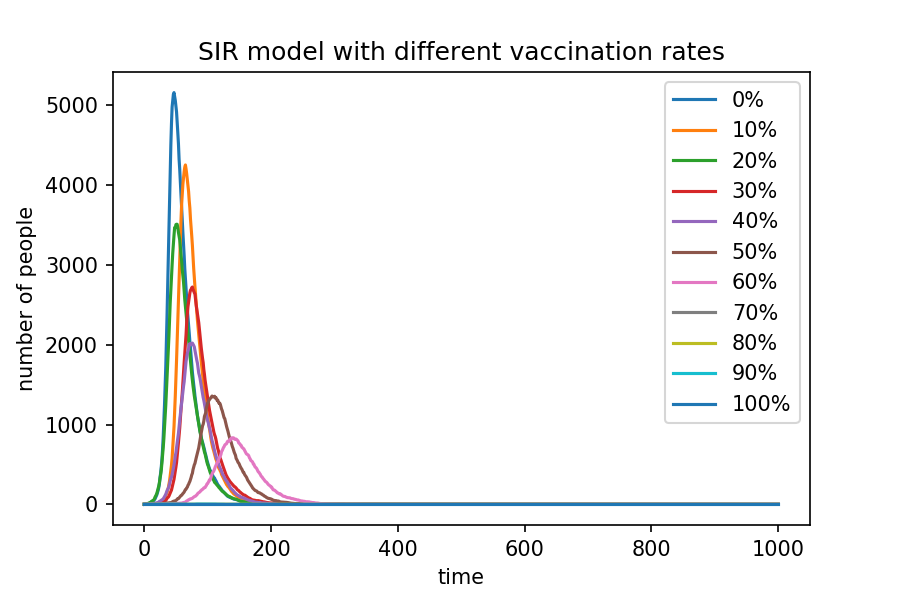

Here is the Python script that generated this plot:
# -*- coding: utf-8 -*-
"""
Created on Mon May 11 22:40:16 2020

@author: 17426
"""

import numpy as np
import matplotlib.pyplot as plt
plt.figure(figsize=(6,4),dpi =150)
plt.xlabel('time')
plt.ylabel('number of people')
plt.title('SIR model with different vaccination rates')
N=10000  #population size
for a in range(0,11):  
   V=int(N*a/10)   #vaccinated people
   S=9999-V
   I=1
   R=0
   #avoid S to be negative when a reaches 10
   if S<0:
       S=0
       I=0
       R=10000
   beta=0.3
   gamma=0.05
   s=[S]
   i=[I]
   r=[R]
   time=1000
   
   for b in range(0,time):
       #calculate current beta
       curr_beta=beta*I/N
       #rondom infection
       s_every=list(np.random.choice(range(2),S,p=[1-curr_beta,curr_beta])).count(1)
       S=S-s_every
       I=I+s_every
       #random recovery
       i_every=list(np.random.choice(range(2),I,p=[1-gamma,gamma])).count(1)
       I=I-i_every
       R=R+i_every
       s.append(S)
       i.append(I)
       r.append(R)
   #add curve to the plot
   plt.plot(list(range(time+1)), i,label=str(a*10)+'%')
legend = plt.legend(loc='upper right', shadow=False)
plt.savefig('SIR_vaccination',type='png')
plt.close()